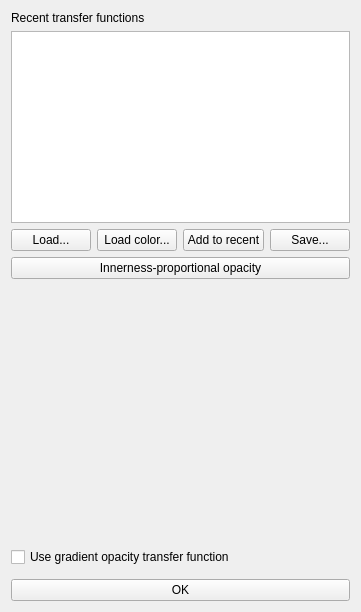
     <widget class="QWidget" name="m_transferFunctionTab">
      <attribute name="title">
       <string>Transfer function</string>
      </attribute>
      <layout class="QVBoxLayout" name="verticalLayout_5">
       <item>
        <widget class="QLabel" name="m_recentTransferFunctionsLabel">
         <property name="text">
          <string>Recent transfer functions</string>
         </property>
        </widget>
       </item>
       <item>
        <widget class="QListView" name="m_recentTransferFunctionsListView">
         <property name="sizePolicy">
          <sizepolicy hsizetype="Expanding" vsizetype="Minimum">
           <horstretch>0</horstretch>
           <verstretch>0</verstretch>
          </sizepolicy>
         </property>
         <property name="editTriggers">
          <set>QAbstractItemView::NoEditTriggers</set>
         </property>
        </widget>
       </item>
       <item>
        <layout class="QHBoxLayout" name="horizontalLayout_19">
         <item>
          <widget class="QPushButton" name="m_loadTransferFunctionPushButton">
           <property name="text">
            <string>Load...</string>
           </property>
          </widget>
         </item>
         <item>
          <widget class="QPushButton" name="m_loadColorTransferFunctionPushButton">
           <property name="text">
            <string>Load color...</string>
           </property>
          </widget>
         </item>
         <item>
          <widget class="QPushButton" name="m_addRecentTransferFunctionPushButton">
           <property name="text">
            <string>Add to recent</string>
           </property>
          </widget>
         </item>
         <item>
          <widget class="QPushButton" name="m_saveTransferFunctionPushButton">
           <property name="text">
            <string>Save...</string>
           </property>
          </widget>
         </item>
        </layout>
       </item>
       <item>
        <widget class="QPushButton" name="m_innernessProportionalOpacityPushButton">
         <property name="text">
          <string>Innerness-proportional opacity</string>
         </property>
        </widget>
       </item>
       <item>
        <widget class="udg::QGraphicTransferFunctionEditor" name="m_transferFunctionEditor" native="true">
         <property name="sizePolicy">
          <sizepolicy hsizetype="Preferred" vsizetype="MinimumExpanding">
           <horstretch>0</horstretch>
           <verstretch>2</verstretch>
          </sizepolicy>
         </property>
         <property name="minimumSize">
          <size>
           <width>256</width>
           <height>256</height>
          </size>
         </property>
        </widget>
       </item>
       <item>
        <widget class="QCheckBox" name="m_useGradientOpacityTransferFunctionCheckBox">
         <property name="text">
          <string>Use gradient opacity transfer function</string>
         </property>
        </widget>
       </item>
       <item>
        <widget class="udg::QGraphicTransferFunctionEditor" name="m_gradientOpacityTransferFunctionEditor" native="true">
         <property name="sizePolicy">
          <sizepolicy hsizetype="Preferred" vsizetype="Preferred">
           <horstretch>0</horstretch>
           <verstretch>1</verstretch>
          </sizepolicy>
         </property>
        </widget>
       </item>
       <item>
        <widget class="QPushButton" name="m_transferFunctionOkPushButton">
         <property name="text">
          <string>OK</string>
         </property>
        </widget>
       </item>
      </layout>
     </widget>
